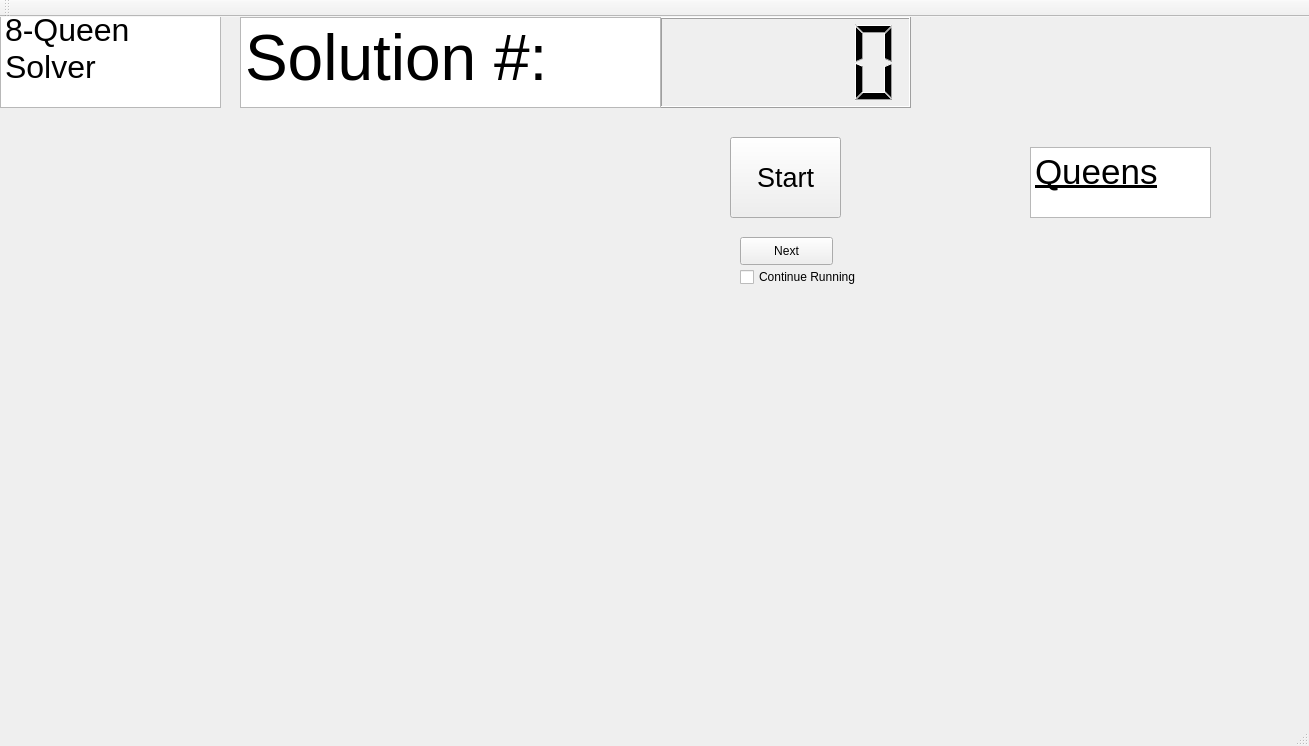
<?xml version="1.0" encoding="UTF-8"?>
<ui version="4.0">
 <class>EightQueenSolver</class>
 <widget class="QMainWindow" name="EightQueenSolver">
  <property name="geometry">
   <rect>
    <x>0</x>
    <y>0</y>
    <width>1309</width>
    <height>746</height>
   </rect>
  </property>
  <property name="windowTitle">
   <string>EightQueenSolver</string>
  </property>
  <property name="animated">
   <bool>false</bool>
  </property>
  <widget class="QWidget" name="centralWidget">
   <widget class="QPushButton" name="right">
    <property name="geometry">
     <rect>
      <x>730</x>
      <y>120</y>
      <width>111</width>
      <height>81</height>
     </rect>
    </property>
    <property name="font">
     <font>
      <pointsize>20</pointsize>
     </font>
    </property>
    <property name="text">
     <string>Start</string>
    </property>
   </widget>
   <widget class="QLCDNumber" name="counter">
    <property name="geometry">
     <rect>
      <x>660</x>
      <y>0</y>
      <width>251</width>
      <height>91</height>
     </rect>
    </property>
   </widget>
   <widget class="QTextEdit" name="SolutionText">
    <property name="geometry">
     <rect>
      <x>240</x>
      <y>0</y>
      <width>421</width>
      <height>91</height>
     </rect>
    </property>
    <property name="font">
     <font>
      <pointsize>62</pointsize>
     </font>
    </property>
    <property name="verticalScrollBarPolicy">
     <enum>Qt::ScrollBarAlwaysOff</enum>
    </property>
    <property name="horizontalScrollBarPolicy">
     <enum>Qt::ScrollBarAlwaysOff</enum>
    </property>
    <property name="readOnly">
     <bool>true</bool>
    </property>
    <property name="html">
     <string>&lt;!DOCTYPE HTML PUBLIC &quot;-//W3C//DTD HTML 4.0//EN&quot; &quot;http://www.w3.org/TR/REC-html40/strict.dtd&quot;&gt;
&lt;html&gt;&lt;head&gt;&lt;meta name=&quot;qrichtext&quot; content=&quot;1&quot; /&gt;&lt;style type=&quot;text/css&quot;&gt;
p, li { white-space: pre-wrap; }
&lt;/style&gt;&lt;/head&gt;&lt;body style=&quot; font-family:'MS Shell Dlg 2'; font-size:62pt; font-weight:400; font-style:normal;&quot;&gt;
&lt;p style=&quot; margin-top:0px; margin-bottom:0px; margin-left:0px; margin-right:0px; -qt-block-indent:0; text-indent:0px;&quot;&gt;&lt;span style=&quot; font-size:48pt;&quot;&gt;Solution #:&lt;/span&gt;&lt;/p&gt;&lt;/body&gt;&lt;/html&gt;</string>
    </property>
   </widget>
   <widget class="QTextBrowser" name="title">
    <property name="geometry">
     <rect>
      <x>0</x>
      <y>-10</y>
      <width>221</width>
      <height>101</height>
     </rect>
    </property>
    <property name="verticalScrollBarPolicy">
     <enum>Qt::ScrollBarAlwaysOff</enum>
    </property>
    <property name="html">
     <string>&lt;!DOCTYPE HTML PUBLIC &quot;-//W3C//DTD HTML 4.0//EN&quot; &quot;http://www.w3.org/TR/REC-html40/strict.dtd&quot;&gt;
&lt;html&gt;&lt;head&gt;&lt;meta name=&quot;qrichtext&quot; content=&quot;1&quot; /&gt;&lt;style type=&quot;text/css&quot;&gt;
p, li { white-space: pre-wrap; }
&lt;/style&gt;&lt;/head&gt;&lt;body style=&quot; font-family:'MS Shell Dlg 2'; font-size:7.8pt; font-weight:400; font-style:normal;&quot;&gt;
&lt;p align=&quot;justify&quot; style=&quot; margin-top:0px; margin-bottom:0px; margin-left:0px; margin-right:0px; -qt-block-indent:0; text-indent:0px;&quot;&gt;&lt;span style=&quot; font-size:24pt;&quot;&gt;8-Queen&lt;/span&gt;&lt;/p&gt;
&lt;p align=&quot;justify&quot; style=&quot; margin-top:0px; margin-bottom:0px; margin-left:0px; margin-right:0px; -qt-block-indent:0; text-indent:0px;&quot;&gt;&lt;span style=&quot; font-size:24pt;&quot;&gt;Solver&lt;/span&gt;&lt;/p&gt;&lt;/body&gt;&lt;/html&gt;</string>
    </property>
   </widget>
   <widget class="QLabel" name="board">
    <property name="geometry">
     <rect>
      <x>160</x>
      <y>120</y>
      <width>541</width>
      <height>521</height>
     </rect>
    </property>
    <property name="sizePolicy">
     <sizepolicy hsizetype="Fixed" vsizetype="Fixed">
      <horstretch>100</horstretch>
      <verstretch>0</verstretch>
     </sizepolicy>
    </property>
    <property name="mouseTracking">
     <bool>true</bool>
    </property>
    <property name="toolTipDuration">
     <number>-4</number>
    </property>
    <property name="text">
     <string>&lt;html&gt;&lt;head/&gt;&lt;body&gt;&lt;p&gt;&lt;img src=&quot;:/new/prefix1/image/unnamed.png&quot;/&gt;&lt;/p&gt;&lt;/body&gt;&lt;/html&gt;</string>
    </property>
    <property name="textFormat">
     <enum>Qt::RichText</enum>
    </property>
    <property name="scaledContents">
     <bool>true</bool>
    </property>
   </widget>
   <widget class="QLabel" name="one">
    <property name="geometry">
     <rect>
      <x>1010</x>
      <y>210</y>
      <width>61</width>
      <height>61</height>
     </rect>
    </property>
    <property name="text">
     <string>&lt;html&gt;&lt;head/&gt;&lt;body&gt;&lt;p&gt;&lt;img src=&quot;:/new/prefix1/image/queen.png&quot;/&gt;&lt;/p&gt;&lt;/body&gt;&lt;/html&gt;</string>
    </property>
   </widget>
   <widget class="QTextBrowser" name="textBrowser">
    <property name="geometry">
     <rect>
      <x>1030</x>
      <y>130</y>
      <width>181</width>
      <height>71</height>
     </rect>
    </property>
    <property name="html">
     <string>&lt;!DOCTYPE HTML PUBLIC &quot;-//W3C//DTD HTML 4.0//EN&quot; &quot;http://www.w3.org/TR/REC-html40/strict.dtd&quot;&gt;
&lt;html&gt;&lt;head&gt;&lt;meta name=&quot;qrichtext&quot; content=&quot;1&quot; /&gt;&lt;style type=&quot;text/css&quot;&gt;
p, li { white-space: pre-wrap; }
&lt;/style&gt;&lt;/head&gt;&lt;body style=&quot; font-family:'MS Shell Dlg 2'; font-size:7.8pt; font-weight:400; font-style:normal;&quot;&gt;
&lt;p style=&quot; margin-top:0px; margin-bottom:0px; margin-left:0px; margin-right:0px; -qt-block-indent:0; text-indent:0px;&quot;&gt;&lt;span style=&quot; font-size:26pt; text-decoration: underline;&quot;&gt;Queens&lt;/span&gt;&lt;/p&gt;&lt;/body&gt;&lt;/html&gt;</string>
    </property>
   </widget>
   <widget class="QLabel" name="two">
    <property name="geometry">
     <rect>
      <x>1080</x>
      <y>210</y>
      <width>61</width>
      <height>60</height>
     </rect>
    </property>
    <property name="text">
     <string>&lt;html&gt;&lt;head/&gt;&lt;body&gt;&lt;p&gt;&lt;img src=&quot;:/new/prefix1/image/queen.png&quot;/&gt;&lt;/p&gt;&lt;/body&gt;&lt;/html&gt;</string>
    </property>
   </widget>
   <widget class="QLabel" name="three">
    <property name="geometry">
     <rect>
      <x>1140</x>
      <y>210</y>
      <width>61</width>
      <height>60</height>
     </rect>
    </property>
    <property name="text">
     <string>&lt;html&gt;&lt;head/&gt;&lt;body&gt;&lt;p&gt;&lt;img src=&quot;:/new/prefix1/image/queen.png&quot;/&gt;&lt;/p&gt;&lt;/body&gt;&lt;/html&gt;</string>
    </property>
   </widget>
   <widget class="QLabel" name="four">
    <property name="geometry">
     <rect>
      <x>1200</x>
      <y>210</y>
      <width>61</width>
      <height>60</height>
     </rect>
    </property>
    <property name="text">
     <string>&lt;html&gt;&lt;head/&gt;&lt;body&gt;&lt;p&gt;&lt;img src=&quot;:/new/prefix1/image/queen.png&quot;/&gt;&lt;/p&gt;&lt;/body&gt;&lt;/html&gt;</string>
    </property>
   </widget>
   <widget class="QLabel" name="five">
    <property name="geometry">
     <rect>
      <x>1010</x>
      <y>280</y>
      <width>61</width>
      <height>60</height>
     </rect>
    </property>
    <property name="text">
     <string>&lt;html&gt;&lt;head/&gt;&lt;body&gt;&lt;p&gt;&lt;img src=&quot;:/new/prefix1/image/queen.png&quot;/&gt;&lt;/p&gt;&lt;/body&gt;&lt;/html&gt;</string>
    </property>
   </widget>
   <widget class="QLabel" name="six">
    <property name="geometry">
     <rect>
      <x>1080</x>
      <y>280</y>
      <width>61</width>
      <height>60</height>
     </rect>
    </property>
    <property name="text">
     <string>&lt;html&gt;&lt;head/&gt;&lt;body&gt;&lt;p&gt;&lt;img src=&quot;:/new/prefix1/image/queen.png&quot;/&gt;&lt;/p&gt;&lt;/body&gt;&lt;/html&gt;</string>
    </property>
   </widget>
   <widget class="QLabel" name="sevon">
    <property name="geometry">
     <rect>
      <x>1150</x>
      <y>280</y>
      <width>61</width>
      <height>60</height>
     </rect>
    </property>
    <property name="text">
     <string>&lt;html&gt;&lt;head/&gt;&lt;body&gt;&lt;p&gt;&lt;img src=&quot;:/new/prefix1/image/queen.png&quot;/&gt;&lt;/p&gt;&lt;/body&gt;&lt;/html&gt;</string>
    </property>
   </widget>
   <widget class="QLabel" name="eight">
    <property name="geometry">
     <rect>
      <x>1210</x>
      <y>280</y>
      <width>61</width>
      <height>60</height>
     </rect>
    </property>
    <property name="text">
     <string>&lt;html&gt;&lt;head/&gt;&lt;body&gt;&lt;p&gt;&lt;img src=&quot;:/new/prefix1/image/queen.png&quot;/&gt;&lt;/p&gt;&lt;/body&gt;&lt;/html&gt;</string>
    </property>
   </widget>
   <widget class="QCheckBox" name="checkBox">
    <property name="geometry">
     <rect>
      <x>740</x>
      <y>250</y>
      <width>131</width>
      <height>20</height>
     </rect>
    </property>
    <property name="text">
     <string>Continue Running</string>
    </property>
   </widget>
   <widget class="QPushButton" name="pushButton">
    <property name="geometry">
     <rect>
      <x>740</x>
      <y>220</y>
      <width>93</width>
      <height>28</height>
     </rect>
    </property>
    <property name="text">
     <string>Next</string>
    </property>
   </widget>
   <zorder>board</zorder>
   <zorder>right</zorder>
   <zorder>counter</zorder>
   <zorder>SolutionText</zorder>
   <zorder>title</zorder>
   <zorder>one</zorder>
   <zorder>textBrowser</zorder>
   <zorder>two</zorder>
   <zorder>three</zorder>
   <zorder>four</zorder>
   <zorder>five</zorder>
   <zorder>six</zorder>
   <zorder>sevon</zorder>
   <zorder>eight</zorder>
   <zorder>checkBox</zorder>
   <zorder>pushButton</zorder>
  </widget>
  <widget class="QMenuBar" name="menuBar">
   <property name="geometry">
    <rect>
     <x>0</x>
     <y>0</y>
     <width>1309</width>
     <height>26</height>
    </rect>
   </property>
  </widget>
  <widget class="QToolBar" name="mainToolBar">
   <attribute name="toolBarArea">
    <enum>TopToolBarArea</enum>
   </attribute>
   <attribute name="toolBarBreak">
    <bool>false</bool>
   </attribute>
  </widget>
  <widget class="QStatusBar" name="statusBar"/>
 </widget>
 <layoutdefault spacing="6" margin="11"/>
 <resources/>
 <connections/>
</ui>
